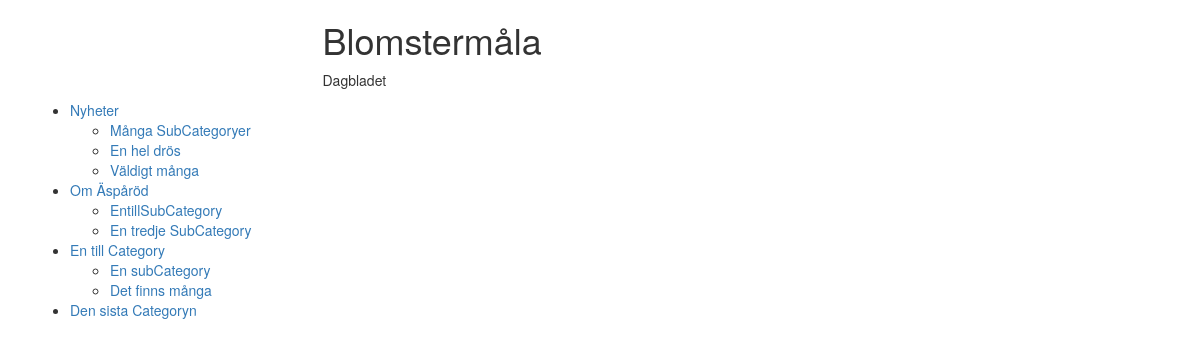
The app's page /Article.php, older data.
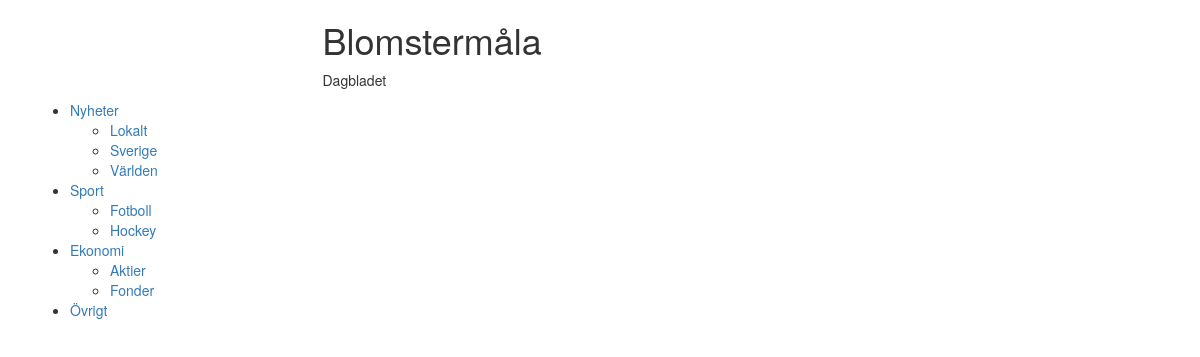
The same page, newer data.
### tables this page shows
create table Sub_Category
(SubCategoryID     int NOT NULL AUTO_INCREMENT,
 SubCategoryname	varchar(50),
 CategoryID			int NOT NULL,
 primary key (SubCategoryID),
 foreign key (CategoryID) references Category(CategoryID));

create table Category
(CategoryID     int NOT NULL AUTO_INCREMENT,
 Categoryname	varchar(50),
 primary key (CategoryID));

### Article.php (the view, shortened to what this page needs)
<?php
  include('db.php');
?>
<!DOCTYPE html>
<html>
  <head>
   <link href="css/bootstrap.min.css" rel="stylesheet">
  </head>
	<body>
	<div class="container">
	<div class="row">
	<div class="col-md-6 col-md-offset-3">
		<h1>Blomstermåla</h1>
		<p>Dagbladet</p>
		</div>
	</div>
	<div class="row">
	<div class="col-md-4">
	<?php
    $sql = "select Category.CategoryID, Categoryname, SubCategoryname, SubCategoryID from Category left join Sub_Category on Sub_Category.CategoryID=Category.CategoryID order by Category.CategoryID";
    $result = mysqli_query($link, $sql);
$owner = "";
echo("<ul>\n");
while ($row = mysqli_fetch_array($result))
{
	if (($row[1]!=$owner) && ($owner!="")){
			echo("\t</ul>\n</li>\n");
		}
	if ($row[1]!=$owner){
		echo('<li><a href="index.php?cat='.$row[0].'&sub_cat=0">'.$row[1]."</a>\n\t<ul>\n");
		$owner=$row[1];
	}
	if($row[2]!=null){
		echo('<li><a href="index.php?cat='.$row[0].'&sub_cat='.$row[3].'">'.$row[2].'</a></li>');
	}
}
echo("\t</ul>\n</li>\n");
echo("</ul>\n");
?>
  </div>
	<div class="col-md-8">
		<?php
echo('<div class="Picturefloat">');
echo('</div>');
?>
	</div>
	</div>
</div>
	</body>
</html>

Row changes from the older to the newer data that the page shows:
changed sub_category "Nyheter": SubCategoryname "Många SubCategoryer" → "Lokalt"
changed sub_category: SubCategoryname "En hel drös" → "Sverige"
changed sub_category: SubCategoryname "Väldigt många" → "Världen"
changed sub_category: CategoryID.Categoryname "Om Äspåröd" → "Sport"; SubCategoryname "EntillSubCategory" → "Fotboll"
changed sub_category: SubCategoryname "En tredje SubCategory" → "Hockey"
changed sub_category: CategoryID.Categoryname "En till Category" → "Ekonomi"; SubCategoryname "En subCategory" → "Aktier"
changed sub_category: SubCategoryname "Det finns många" → "Fonder"
changed category: Categoryname "Den sista Categoryn" → "Övrigt"
